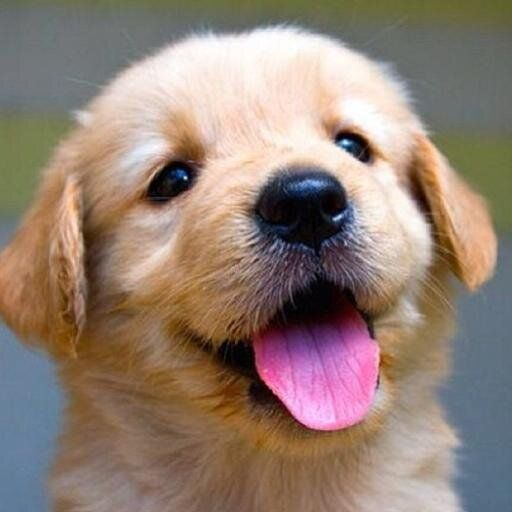
#> input picture imp 5 - filtros/filtro-laplaciano/dog.jpg, 512 x 512 px, found by its file name
$ python filtro2.py
#> lines starting #> are read from the running program, lines starting #| are printed output that depends on the picture
from PIL import Image

img = Image.open("imp 5 - filtros\\filtro-laplaciano\\dog.jpg")
#> img is the input picture: PIL image 512x512 RGB; mean R, G, B 147, 128.1, 116.5
grayscale_image = img.convert('L')
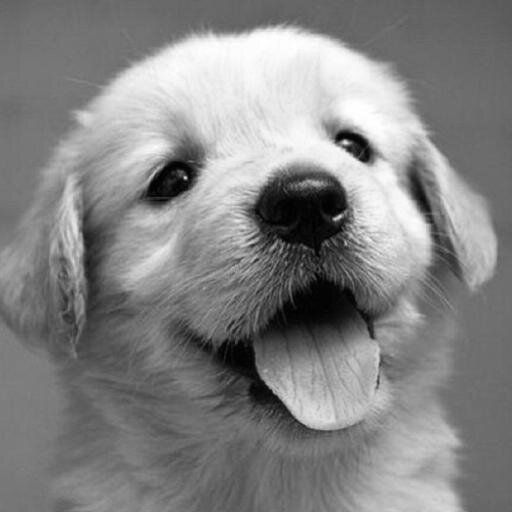
#> grayscale_image: PIL image 512x512 L; min 0, max 255, mean 132.4
grayscale_image.save('imp 5 - filtros\\filtro-laplaciano\\grayscale-dog.jpg')

second_image = grayscale_image

width, height = grayscale_image.size
#> width = 512; height = 512
second_filter = [[0,-1,0],[-1,4,-1],[0,-1,0]]

for i in range(1, width - 2):
    for j in range(1, height - 2):
        second_image_new_value = 0

        for k in range(3):
            for l in range(3):
                second_image_new_value += grayscale_image.getpixel((k+i,l+j)) * second_filter[k][l]

        if (second_image_new_value < 0):
            second_image_new_value = 0

        second_image.putpixel((i,j), second_image_new_value)
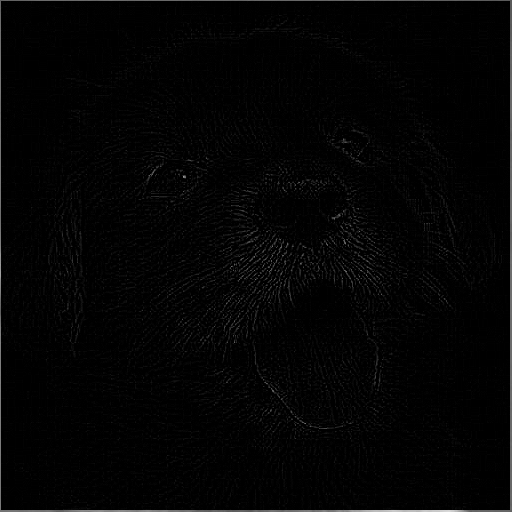
#> second_image: PIL image 512x512 L; min 0, max 217, mean 3.9

second_image.save("imp 5 - filtros\\filtro-laplaciano\\second-laplacian-dog.jpg")
